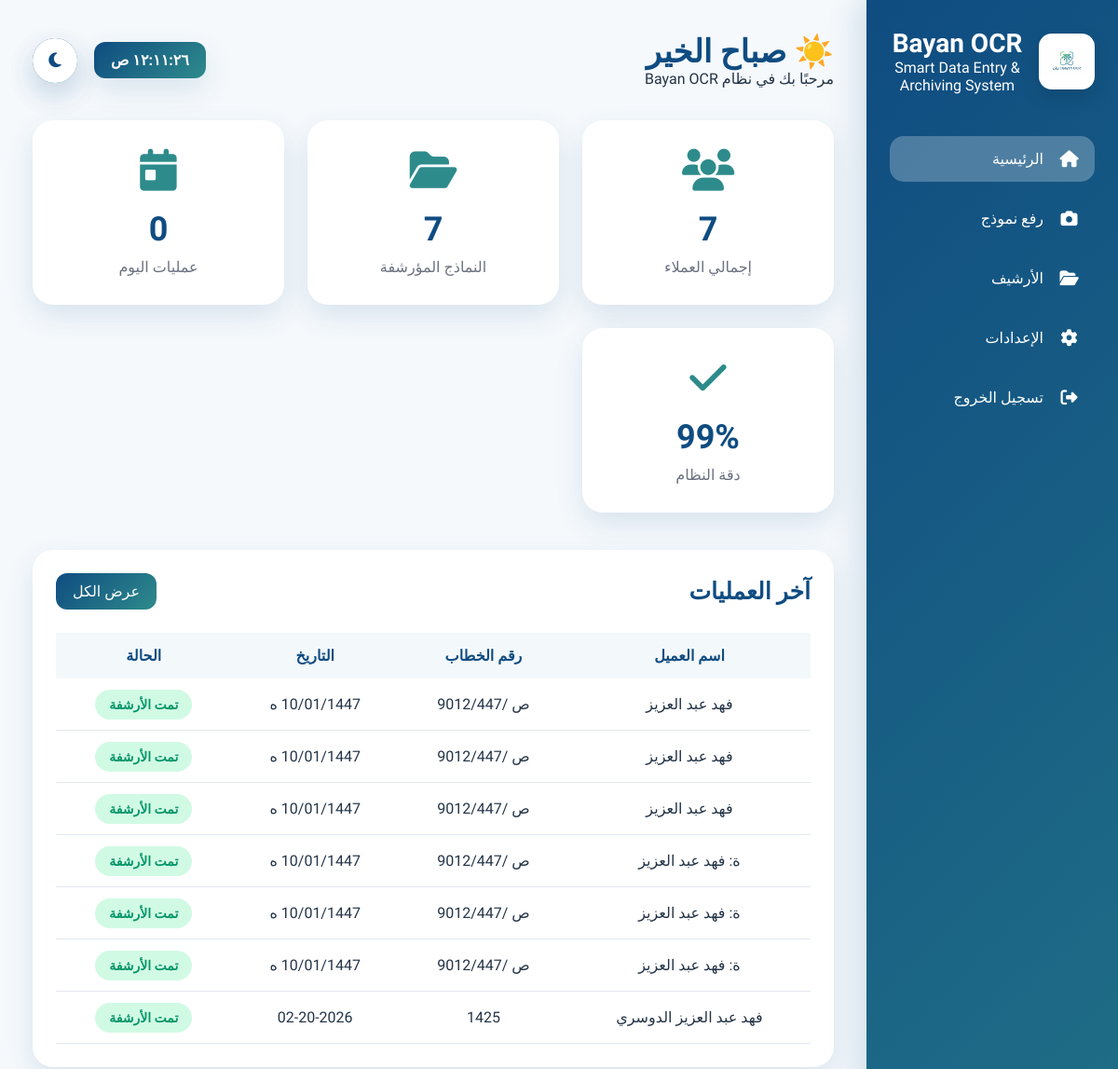
Page /dashboard (upper part) on the earlier database version.
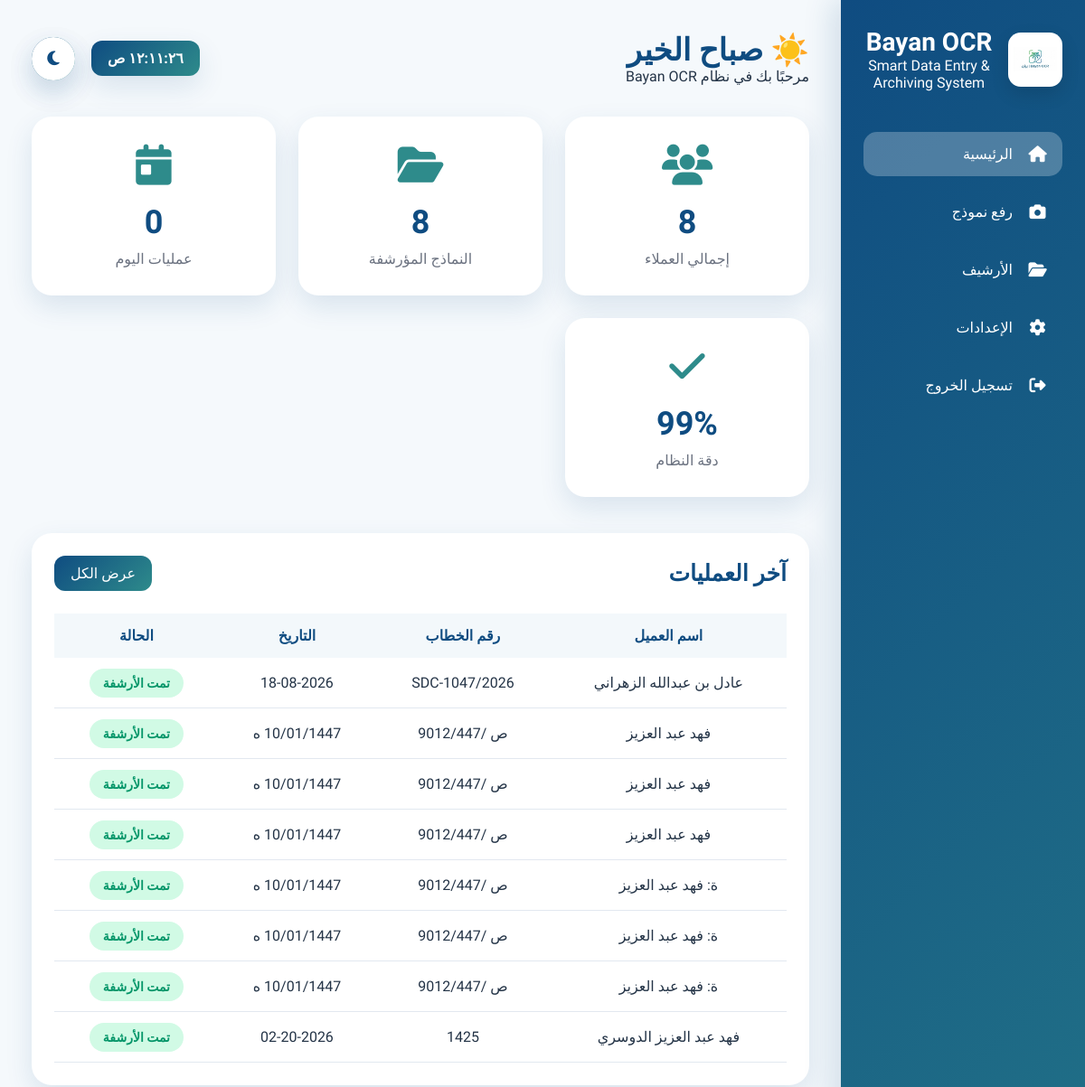
Same page on the later database version.
### tables this page shows
CREATE TABLE archive(

        id INTEGER PRIMARY KEY AUTOINCREMENT,

        client_name TEXT,

        identity_number TEXT,

        phone TEXT,

        letter_number TEXT,

        archive_number TEXT,

        date TEXT,

        organization TEXT,

        assistance_type TEXT,

        created_at TIMESTAMP DEFAULT CURRENT_TIMESTAMP

    );

### app.py (the view)
@app.route("/dashboard")
def dashboard():
    records = get_records()
    total_records = get_records_count()
    today = get_today_count()
    return render_template(
        "dashboard.html",
        total_clients=total_records,
        archived=total_records,
        today=today,
        accuracy="99%",
        records=records
    )

### database.py (called while the page is built)
def get_connection():
    conn = sqlite3.connect(DATABASE)
    conn.row_factory = sqlite3.Row
    return conn

def get_records():
    conn = get_connection()
    cursor = conn.cursor()
    cursor.execute("""
        SELECT *
        FROM archive
        ORDER BY id DESC
    """)
    rows = cursor.fetchall()
    conn.close()
    return rows

def get_records_count():
    conn = get_connection()
    cursor = conn.cursor()
    cursor.execute("""
        SELECT COUNT(*)

        FROM archive
    """)
    count = cursor.fetchone()[0]
    conn.close()
    return count

def get_today_count():
    conn = get_connection()
    cursor = conn.cursor()
    today = datetime.now().strftime(
        "%Y-%m-%d"
    )
    cursor.execute("""
        SELECT COUNT(*)

        FROM archive

        WHERE date = ?

    """, (today,))
    count = cursor.fetchone()[0]
    conn.close()
    return count

### templates/dashboard.html (shortened to what this page needs)
<!DOCTYPE html>
<html lang="ar" dir="rtl">
<head>
    <link rel="stylesheet"
          href="{{ url_for('static', filename='css/dashboard.css') }}">
    <link rel="stylesheet"
          href="https://cdnjs.cloudflare.com/ajax/libs/font-awesome/6.6.0/css/all.min.css">
</head>
<body>
<div class="sidebar">
    <div class="logo">
        <img id="logo"
             class="project-logo"
             src="{{ url_for('static', filename='images/logo.jpg') }}"
             alt="Bayan OCR">
        <div class="logo-text">
            <h2>Bayan OCR</h2>
            <span>Smart Data Entry & Archiving System</span>
        </div>
    </div>
    <ul>
        <li class="active">
            <a href="/dashboard">
                <i class="fa-solid fa-house"></i>
                الرئيسية
            </a>
        </li>
        <li>
            <a href="/upload">
                <i class="fa-solid fa-camera"></i>
                رفع نموذج
            </a>
        </li>
        <li>
            <a href="/archive">
                <i class="fa-solid fa-folder-open"></i>
                الأرشيف
            </a>
        </li>
        <li>
            <a href="/settings">
                <i class="fa-solid fa-gear"></i>
                الإعدادات
            </a>
        </li>
        <li>
            <a href="/">
                <i class="fa-solid fa-right-from-bracket"></i>
                تسجيل الخروج
            </a>
        </li>
    </ul>
</div>
<div class="main">
    <div class="topbar">
        <div>
            <h1>مرحباً 👋</h1>
            <p class="welcome-text">
                مرحبًا بك في نظام Bayan OCR
            </p>
        </div>
        <div class="icons">
            <button id="dark">
            </button>
        </div>
    </div>
    <div class="cards">
        <div class="card">
            <i class="fa-solid fa-users"></i>
            <h2>{{ total_clients|default(0) }}</h2>
            <p>إجمالي العملاء</p>
        </div>
        <div class="card">
            <i class="fa-solid fa-folder-open"></i>
            <h2>{{ archived|default(0) }}</h2>
            <p>النماذج المؤرشفة</p>
        </div>
        <div class="card">
            <i class="fa-solid fa-calendar-day"></i>
            <h2>{{ today|default(0) }}</h2>
            <p>عمليات اليوم</p>
        </div>
        <div class="card">
            <i class="fa-solid fa-check"></i>
            <h2>{{ accuracy|default('100%') }}</h2>
            <p>دقة النظام</p>
        </div>
    </div>
    <div class="content">
        <div class="recent">
            <div class="title">
                <h2>آخر العمليات</h2>
                <a href="/archive" class="view">
                    عرض الكل
                </a>
            </div>
            <table>
                <thead>
    <tr>
        <th>اسم العميل</th>
        <th>رقم الخطاب</th>
        <th>التاريخ</th>
        <th>الحالة</th>
    </tr>
</thead>
<tbody>
{% if records %}
    {% for record in records %}
    <tr>
        <td>{{ record.client_name }}</td>
        <td>{{ record.letter_number }}</td>
        <td>{{ record.date }}</td>
        <td>
            <span class="success">
                تمت الأرشفة
            </span>
        </td>
    </tr>
    {% endfor %}
                {% endif %}
                </tbody>
            </table>
        </div>
    </div>
</div>
</body>
</html>

Differences in the rows shown:
added archive: client_name "عادل بن عبدالله الزهراني", letter_number "2026/SDC-1047", date "18-08-2026"
Other differences:
{{ total_clients|default(0) }}: "7" → "8"
{{ archived|default(0) }}: "7" → "8"
